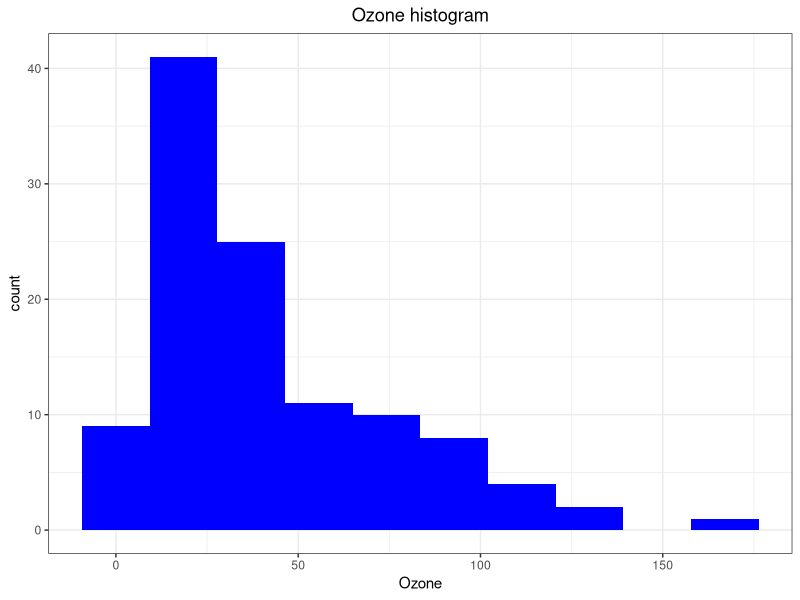
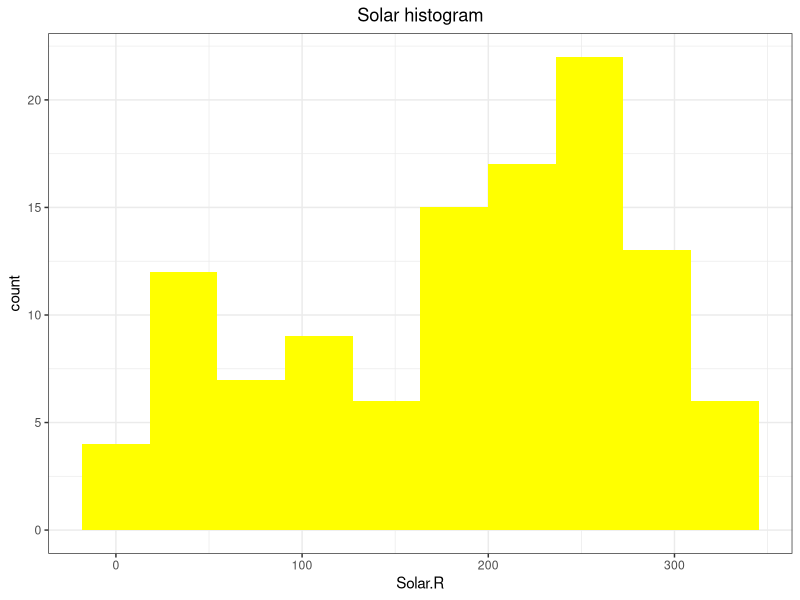
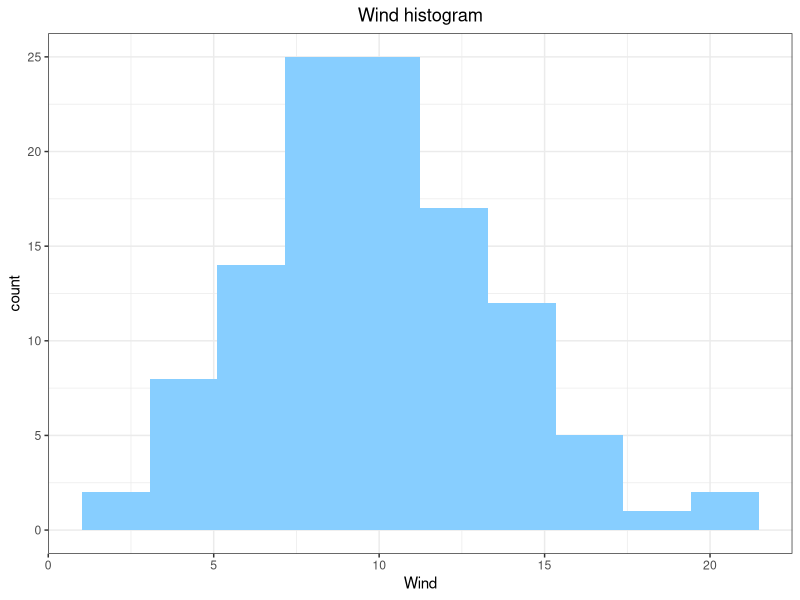
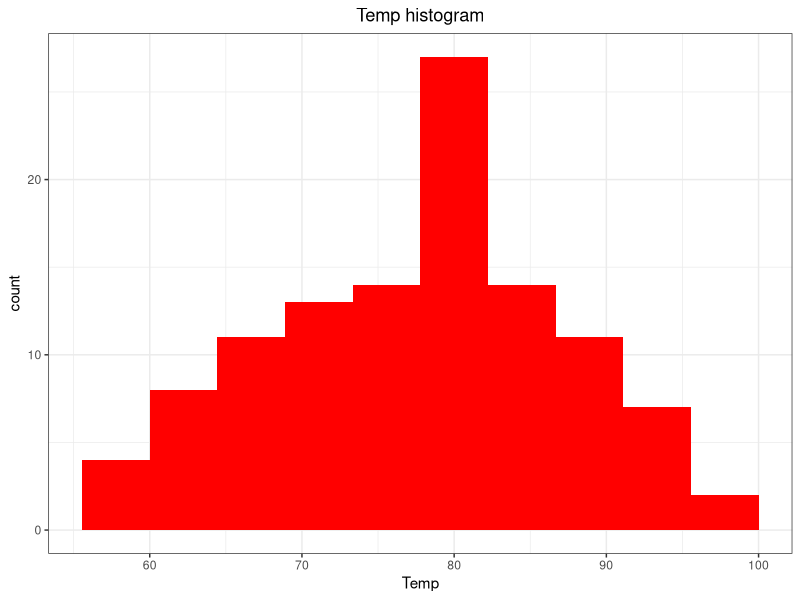
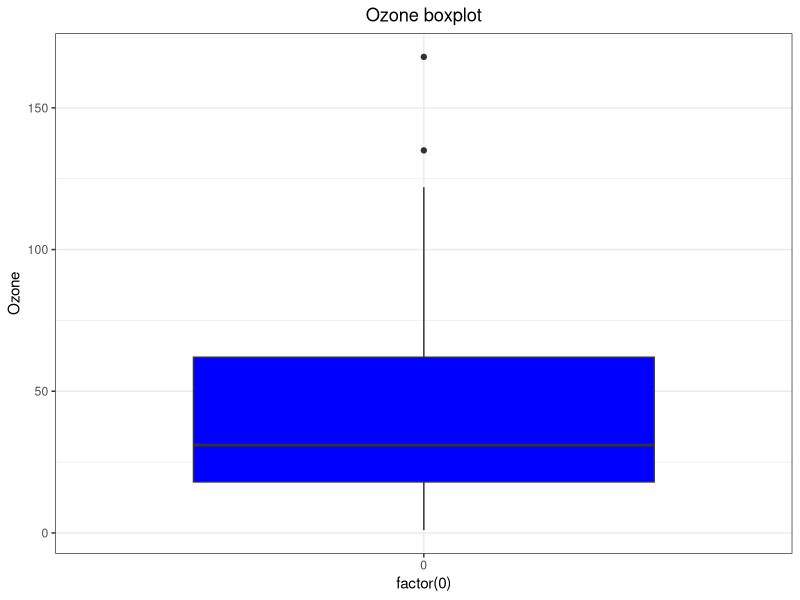
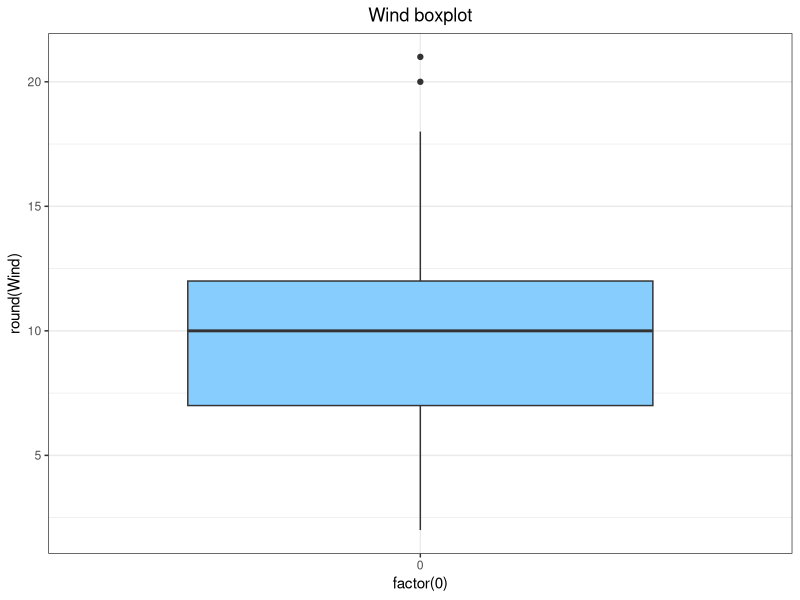
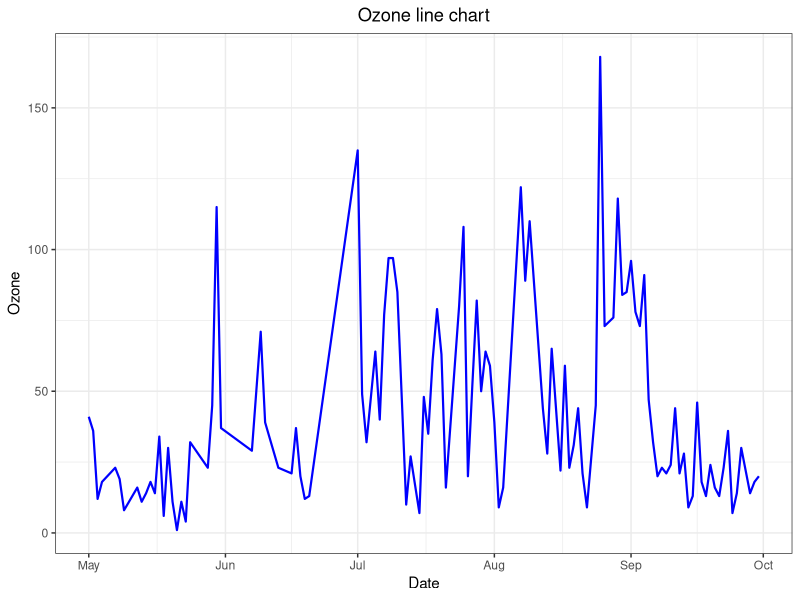
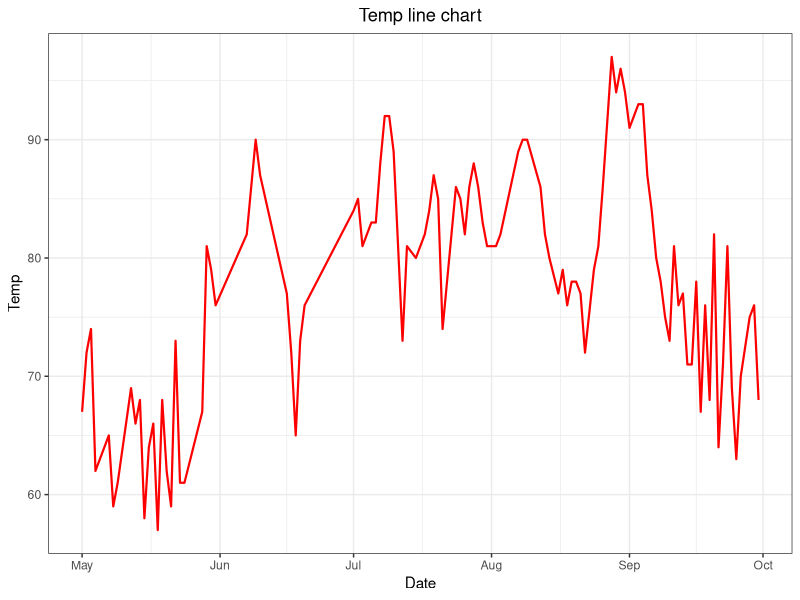

R code for these plots, in order:
## ---- chunk 1
knitr::opts_chunk$set(echo = FALSE)
## ---- chunk 2
#load libraries
library(ggplot2)
library(gridExtra)
library(reshape2)
## ---- chunk 3
df <- airquality
## ---- chunk 4
head(df)
## ---- chunk 5
nrow(df)
## ---- chunk 6
sum(complete.cases(df))
## ---- chunk 7
sum(complete.cases(df))/nrow(df)
## ---- chunk 8
df_clean <- df[complete.cases(df),]
head(df_clean)
## ---- chunk 9
all(is.na(df_clean))
## ---- chunk 10
colnames(df_clean)
## ---- chunk 11
ggplot(df_clean, aes(x=Ozone))+geom_histogram(bins=10,fill="blue")+theme_bw() + ggtitle("Ozone histogram") + theme(plot.title = element_text(hjust=.5))
## ---- chunk 12
ggplot(df_clean, aes(x=Solar.R))+geom_histogram(bins=10,fill="yellow")+theme_bw()+ ggtitle("Solar histogram") + theme(plot.title = element_text(hjust=.5))
## ---- chunk 13
ggplot(df_clean, aes(x=Wind))+geom_histogram(bins=10,fill="skyblue1")+theme_bw() + ggtitle("Wind histogram") + theme(plot.title = element_text(hjust=.5))
## ---- chunk 14
ggplot(df_clean, aes(x=Temp))+geom_histogram(bins=10,fill="red")+theme_bw()+ ggtitle("Temp histogram") + theme(plot.title = element_text(hjust=.5))
## ---- chunk 15
ggplot(df_clean, aes(x=factor(0), y=Ozone))+geom_boxplot(fill="blue")+theme_bw() + ggtitle("Ozone boxplot") + theme(plot.title = element_text(hjust=.5))
## ---- chunk 16
ggplot(df_clean, aes(x=factor(0), y=round(Wind)))+geom_boxplot(fill="skyblue1")+theme_bw() + ggtitle("Wind boxplot") + theme(plot.title = element_text(hjust=.5))
## ---- chunk 17
df_clean$Year <- 1973
## ---- chunk 18
df_clean$Date <- as.Date(with(df_clean,paste(Year,Month,Day,sep="-")), "%Y-%m-%d")
str(df_clean)
## ---- chunk 19
ggplot(df_clean, aes(x=Date, y=Ozone))+geom_line(color="blue",size=.75)+theme_bw()+ ggtitle("Ozone line chart") + theme(plot.title = element_text(hjust=.5))
## ---- chunk 20
ggplot(df_clean, aes(x=Date, y=Temp))+geom_line(color="red",size=.75)+theme_bw() + ggtitle("Temp line chart") + theme(plot.title = element_text(hjust=.5))
## ---- chunk 21
ggplot(df_clean, aes(x=Date, y=Wind))+geom_line(color="skyblue1",size=.75)+theme_bw() + ggtitle("Wind line chart") + theme(plot.title = element_text(hjust=.5))
## ---- chunk 22
ggplot(df_clean, aes(x=Date, y=Solar.R))+geom_line(color="yellow",size=.75)+theme_bw() + ggtitle("Solar.R line chart") + theme(plot.title = element_text(hjust=.5))
## ---- chunk 23
ggplot(df_clean) + 
  geom_line(aes(x=Date, y=Solar.R), color="yellow",size=.75,label="Solar.R") +
  geom_line(aes(x=Date, y=Temp), color="red",size=.75) +
  geom_line(aes(x=Date, y=Wind), color="skyblue1",size=.75) +
  geom_line(aes(x=Date, y=Ozone), color="blue",size=.75)+theme_bw() +
  ggtitle("Combined line chart") + 
  ylab("Value") +
  theme(plot.title = element_text(hjust=.5))
## ---- chunk 24
p1 <- ggplot(df_clean) + geom_line(aes(x=Date, y=Solar.R), color="yellow",size=.75)
p2 <- ggplot(df_clean) + geom_line(aes(x=Date, y=Temp), color="red",size=.75) 
p3 <- ggplot(df_clean) + geom_line(aes(x=Date, y=Wind), color="skyblue1",size=.75)
p4 <- ggplot(df_clean) + geom_line(aes(x=Date, y=Ozone), color="blue",size=.75)
grid.arrange(p1, p2, p3, p4, ncol=2)
## ---- chunk 25
#scale data
df_clean2 <- df_clean
df_clean2$Ozone <- scale(df_clean2$Ozone)
df_clean2$Temp <- scale(df_clean2$Temp)
df_clean2$Solar.R <- scale(df_clean2$Solar.R)
df_clean2$Wind <- scale(df_clean2$Wind)
head(df_clean2)

## ---- chunk 26
#melt dataframe
df_clean2 <- melt(df_clean2,id.vars = "Day",measure.vars = c("Temp","Wind","Solar.R","Ozone"))
head(df_clean2)
## ---- chunk 27
#make heatmap
ggplot(df_clean2,aes(Day,variable))+geom_tile(aes(fill=value))
## ---- chunk 28
ggplot(df_clean, aes(x=Wind,y=Temp,size = Ozone, color = Solar.R)) + geom_point()
